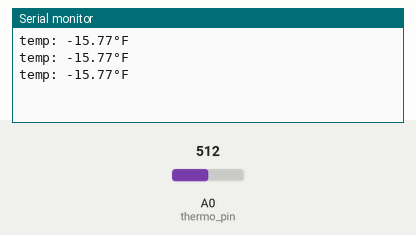
A sketch run on a simulated Arduino Uno, built with avr-gcc and run on an emulated ATmega328P. On the bench: the last lines printed to the serial monitor. The test bench sets the inputs (shaded band); at power-on: A0 (thermo_pin) = 512.

Above: at 1.3 s.
1.4 s: A0 (thermo_pin) set to 716
At 1.9 s:
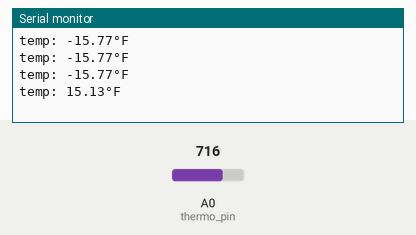
2.9 s: A0 (thermo_pin) set to 900
At 3.4 s:
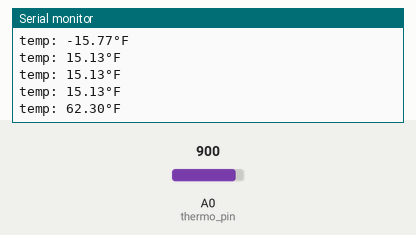
Timing chart, 0 to 5.9 s (numbered marks = the images above; inputs shaded):
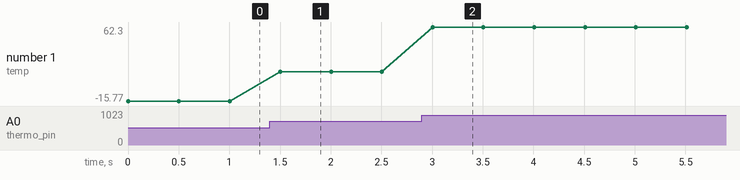

Measured:
- after the input at 1.4 s, the serial monitor: prints a new line after 0.10 s (image 1)
- after the input at 2.9 s, the serial monitor: prints a new line after 0.11 s (image 2)
- plotted number 1: -15.77 → 15.13 after the input at 1.4 s, 15.13 → 62.3 after the input at 2.9 s

The sketch:

thermithesetos.ino
```cpp
#define thermo_pin A0
#define c1 1.009249522e-03
#define c2 2.378405444e-04
#define c3 2.019202697e-07

float res = 100000;

void setup() {
  Serial.begin(9600);
}

void loop() {
  int vo = analogRead(thermo_pin);
  float res2 = res * (1023.0 / vo - 1.0);
  float logr2 = log(res2);
  float t = (1.0 / (c1 + c2*logr2 + c3*logr2*logr2*logr2));
  t-=273.15;
  t = (t*9.0)/5.0 + 32.0;

  Serial.print("temp: ");
  Serial.print(t);
  Serial.println("°F");

  delay(500);
}
```
